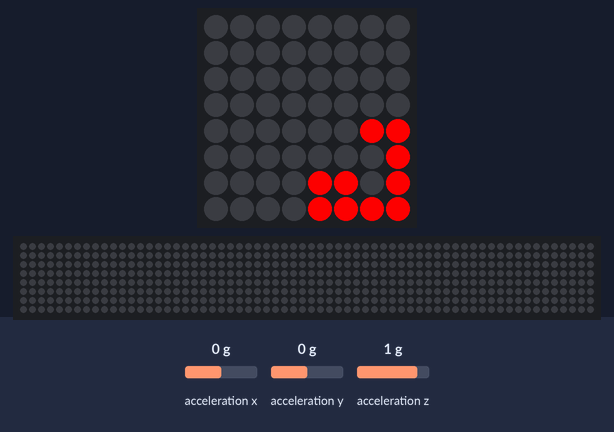
Recording of a program running on a simulated Raspberry Pi (BCM pin numbers) with a Sense HAT. Shown: the Sense HAT's 8×8 RGB LED matrix, a strip that is not on the board, showing the scrolling text unrolled. The inputs (shaded band) are chosen by the test bench; at power-on: acceleration x 0 g, acceleration y 0 g, acceleration z 1 g. Random numbers come from a fixed seed; the 64×8 strip is a reading aid, not a part: it shows the text the matrix is scrolling, unrolled, one strip-width of it at a time; what the program prints to the terminal is not drawn.

Above: at 11.87 s.
11.9 s: acceleration x set to -1.4 g
At 12.08 s:
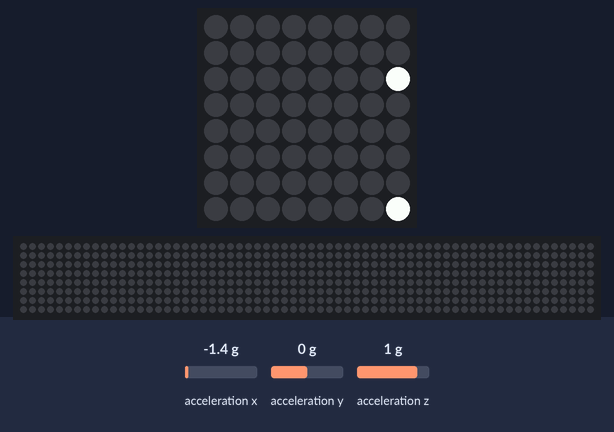
13.7 s: acceleration y set to -1.4 g
At 14.45 s:
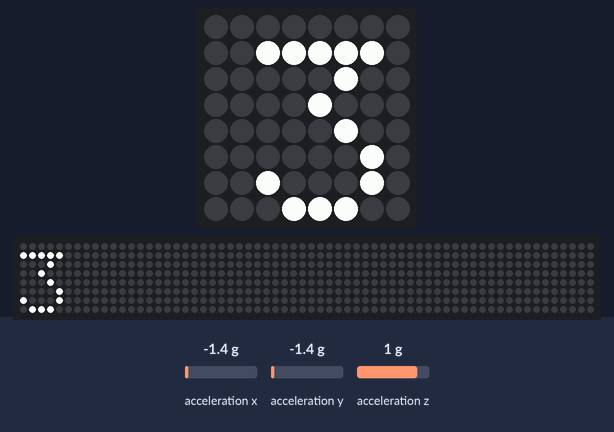
16.7 s: acceleration z set to 0 g
At 19.5 s:
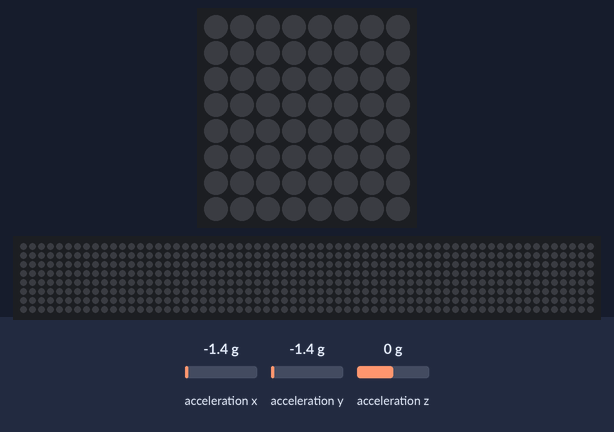
19.7 s: acceleration x set to -0.8 g
At 21.2 s:
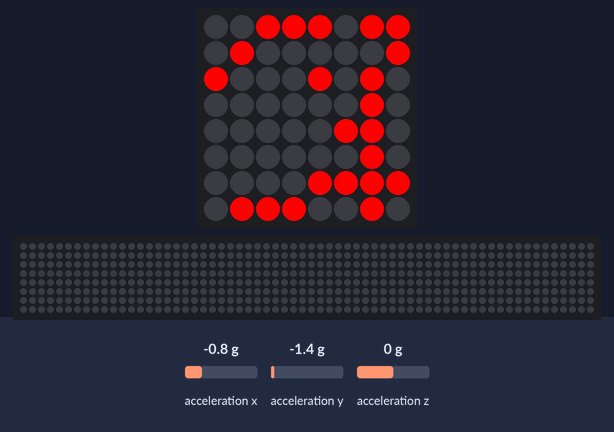
22.7 s: acceleration y set to -0.8 g
At 25.62 s:
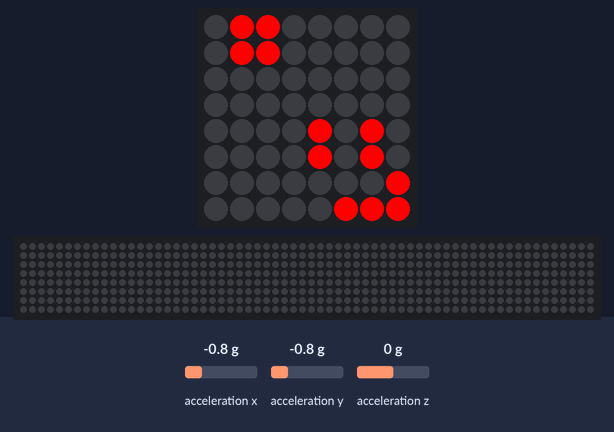
25.7 s: acceleration z set to -1.4 g
At 27.13 s:
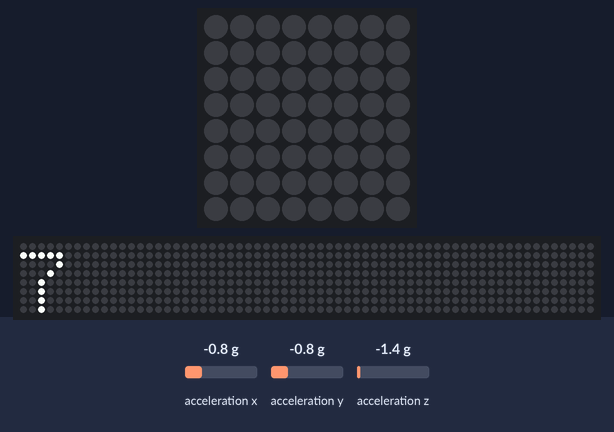

Measured:
- after the input at 19.7 s, the LEDs: first change after 0.13 s (image 4 shows a later state)

The program:

lifecycle.py
```python
#!/usr/bin/python
print("life_cycles.py ver 1.1")

"""
Original program Conway.py modified by
Claude Pageau    pageauc@gmail.com
01-Dec-2016
Added shake to restart new Life Cycle

"""

from itertools import product
from random import choice
from time import sleep
from sense_hat import SenseHat

sense = SenseHat()
accel_thresh = 0.4

#-----------------------------------------------------------------------------------------------
class GameOfLife(object):
    def __init__(self, width, height):
        self.size = (width, height)
        self.random_world()

    def __str__(self):
        width, height = self.size
        return '\n'.join(
            ' '.join(
                self.draw_cell(x, y) for x in range(width)
            )
            for y in range(height)
        )

    def __iter__(self):
        return self

    def __next__(self):
        self.evolve_world()
        return self

    next = __next__

    def evolve_cell(self, cell):
        alive = cell in self.live_cells
        neighbours = self.count_neighbours(cell)
        return neighbours == 3 or (alive and neighbours == 2)

    def count_neighbours(self, cell):
        x, y = cell
        deltas = set(product([-1, 0, 1], repeat=2)) - set([(0, 0)])
        neighbours = ((x + dx, y + dy) for (dx, dy) in deltas)
        return sum(neighbour in self.live_cells for neighbour in neighbours)

    def evolve_world(self):
        width, height = self.size
        world = product(range(width), range(height))
        self.live_cells = {cell for cell in world if self.evolve_cell(cell)}

    def random_world(self):
        width, height = self.size
        world = product(range(width), range(height))
        self.live_cells = {cell for cell in world if choice([0, 1])}

    def draw_cell(self, x, y):
        cell = (x, y)
        return 'O' if cell in self.live_cells else ' '

    def get_cell_color(self, x, y):
        cell = (x, y)
        red = (255, 0, 0)
        black = (0, 0, 0)
        return red if cell in self.live_cells else black

    def update(self):
        width, height = self.size
        for x in range(width):
            for y in range(height):
                color = self.get_cell_color(x, y)
                sense.set_pixel(x, y, color)

#-----------------------------------------------------------------------------------------------
def detect_shake(thresh):
    restart = False
    x, y, z = sense.get_accelerometer_raw().values()
    x1 = abs(x)
    y1 = abs(y)
    z1 = abs(z)
    sleep(0.1)
    x, y, z = sense.get_accelerometer_raw().values()
    dx = abs(abs(x1) - abs(x))
    dy = abs(abs(y1) - abs(y))
    dz = abs(abs(z1) - abs(z))
    if dx > thresh or dy > thresh or dz > thresh:
        restart = True
    return  restart

#-----------------------------------------------------------------------------------------------
def main():
    print("Shake Pi to Restart Life Cycle")
    print("    or ctrl-c to Quit")
    sense.show_message("Shake Restarts")
    life_cycles = 1
    while True:
        msg = str(life_cycles)
        sense.show_message(msg)
        game = GameOfLife(8, 8)
        for i in game:
            game.update()
            if detect_shake(accel_thresh):
                life_cycles += 1
                break

if __name__ == '__main__':
    try:
        main()
    except:
        print("Thanks for the Life Cycles")
        print("Bye")
        sense.show_message("Thanks for the Life Cycles .. Bye")
        sense.clear()
```
